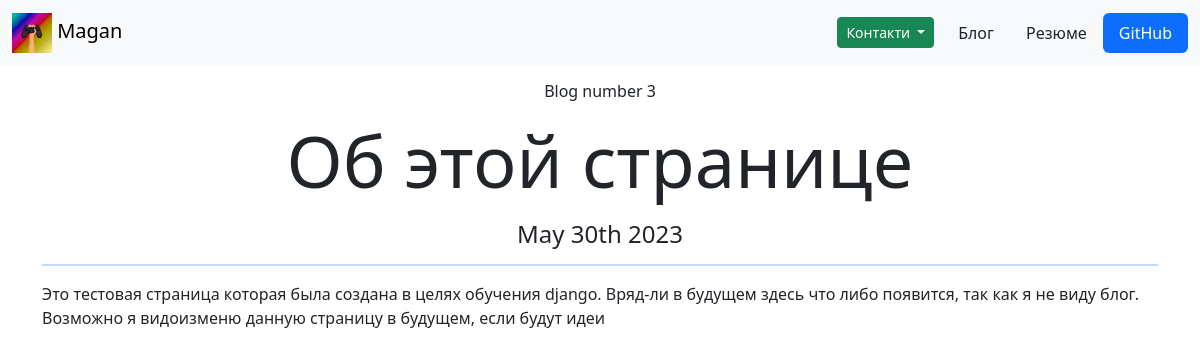
Page /blog/3 on the earlier database version.
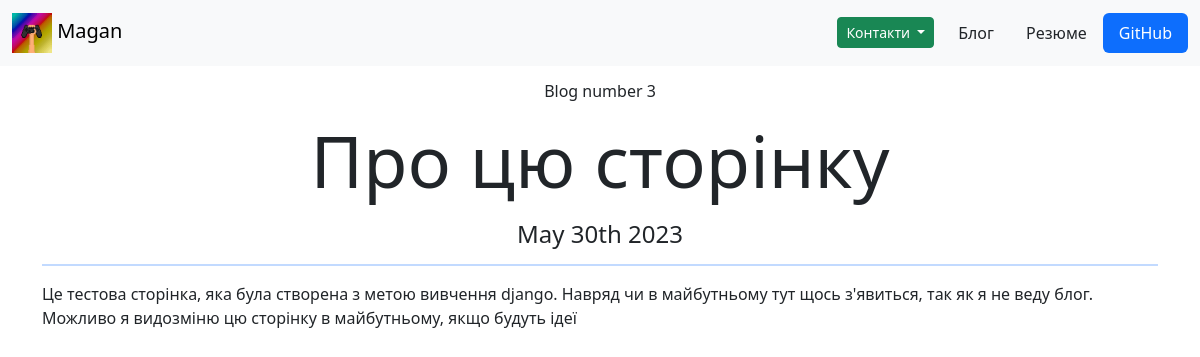
Same page on the later database version.
### blog/models.py (models this page shows, shortened)
class Blog(models.Model):
    title = models.CharField(max_length=100)
    date = models.DateField()
    description = models.TextField()

### blog/views.py (the view)
# urls.py: path('<int:blog_id>', views.detail, name='detail'),
def detail(request, blog_id):
    blog = get_object_or_404(Blog, pk=blog_id)
    return render(request, 'blog/detail.html', {'id': blog_id, 'blog': blog})

### blog/templates/blog/detail.html
{% extends 'portfolio/base.html' %}
{% block content %}
<div class="container text-center">
  <p class="h6 m-3">Blog number {{ id }}</p>
  <p class="display-2">{{ blog.title }}</p>
  <p class="h4">{{ blog.date|date:'F jS Y' }}</p>
  <hr class="border-2 border-primary">
  <p class="text-start text-break">{{ blog.description|safe }}</p>
</div>
{% endblock %}

Differences in the rows shown:
changed Blog: title "Об этой странице" → "Про цю сторінку"; description "Это тестовая страница которая была создана в целях обучения django. Вряд-ли в будущем здесь что либо появится, так как я не виду блог. Возможно я видоизменю данную страницу в будущем, если будут идеи" → "Це тестова сторінка, яка була створена з метою вивчення django. Навряд чи в майбутньому тут щось з'явиться, так як я не веду блог. Можливо я видозміню цю сторінку в майбутньому, якщо будуть ідеї"
